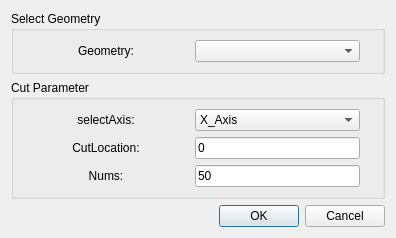
<?xml version="1.0" encoding="UTF-8"?>
<ui version="4.0">
 <class>DialogHullCut</class>
 <widget class="QDialog" name="DialogHullCut">
  <property name="geometry">
   <rect>
    <x>0</x>
    <y>0</y>
    <width>396</width>
    <height>219</height>
   </rect>
  </property>
  <property name="windowTitle">
   <string>HullCutDialog</string>
  </property>
  <layout class="QGridLayout" name="gridLayout_3">
   <item row="0" column="0">
    <layout class="QVBoxLayout" name="verticalLayout">
     <item>
      <widget class="QGroupBox" name="groupBox">
       <property name="title">
        <string>Select Geometry</string>
       </property>
       <layout class="QGridLayout" name="gridLayout">
        <item row="0" column="0">
         <layout class="QHBoxLayout" name="horizontalLayout">
          <item>
           <widget class="QLabel" name="label">
            <property name="sizePolicy">
             <sizepolicy hsizetype="Preferred" vsizetype="Preferred">
              <horstretch>0</horstretch>
              <verstretch>0</verstretch>
             </sizepolicy>
            </property>
            <property name="text">
             <string>Geometry:</string>
            </property>
            <property name="alignment">
             <set>Qt::AlignCenter</set>
            </property>
           </widget>
          </item>
          <item>
           <widget class="QComboBox" name="comboBox">
            <property name="sizePolicy">
             <sizepolicy hsizetype="Preferred" vsizetype="Fixed">
              <horstretch>0</horstretch>
              <verstretch>0</verstretch>
             </sizepolicy>
            </property>
           </widget>
          </item>
          <item>
           <widget class="QLabel" name="label_8">
            <property name="sizePolicy">
             <sizepolicy hsizetype="Fixed" vsizetype="Preferred">
              <horstretch>0</horstretch>
              <verstretch>0</verstretch>
             </sizepolicy>
            </property>
            <property name="text">
             <string/>
            </property>
           </widget>
          </item>
         </layout>
        </item>
       </layout>
      </widget>
     </item>
     <item>
      <widget class="QGroupBox" name="groupBox_2">
       <property name="title">
        <string>Cut Parameter</string>
       </property>
       <layout class="QGridLayout" name="gridLayout_2">
        <item row="0" column="0">
         <layout class="QHBoxLayout" name="horizontalLayout_4">
          <item>
           <widget class="QLabel" name="label_4">
            <property name="text">
             <string>selectAxis:</string>
            </property>
            <property name="alignment">
             <set>Qt::AlignCenter</set>
            </property>
           </widget>
          </item>
          <item>
           <widget class="QComboBox" name="comboBox_2">
            <property name="sizePolicy">
             <sizepolicy hsizetype="Preferred" vsizetype="Fixed">
              <horstretch>0</horstretch>
              <verstretch>0</verstretch>
             </sizepolicy>
            </property>
            <item>
             <property name="text">
              <string>X_Axis</string>
             </property>
            </item>
            <item>
             <property name="text">
              <string>Y_Axis</string>
             </property>
            </item>
            <item>
             <property name="text">
              <string>Z_Axis</string>
             </property>
            </item>
           </widget>
          </item>
          <item>
           <widget class="QLabel" name="label_10">
            <property name="sizePolicy">
             <sizepolicy hsizetype="Fixed" vsizetype="Preferred">
              <horstretch>0</horstretch>
              <verstretch>0</verstretch>
             </sizepolicy>
            </property>
            <property name="text">
             <string/>
            </property>
           </widget>
          </item>
         </layout>
        </item>
        <item row="1" column="0">
         <layout class="QHBoxLayout" name="horizontalLayout_3">
          <item>
           <widget class="QLabel" name="label_3">
            <property name="text">
             <string>CutLocation:</string>
            </property>
            <property name="alignment">
             <set>Qt::AlignCenter</set>
            </property>
           </widget>
          </item>
          <item>
           <widget class="QLineEdit" name="lineEdit_2">
            <property name="sizePolicy">
             <sizepolicy hsizetype="Preferred" vsizetype="Fixed">
              <horstretch>0</horstretch>
              <verstretch>0</verstretch>
             </sizepolicy>
            </property>
            <property name="text">
             <string>0</string>
            </property>
           </widget>
          </item>
          <item>
           <widget class="QLabel" name="label_9">
            <property name="sizePolicy">
             <sizepolicy hsizetype="Fixed" vsizetype="Preferred">
              <horstretch>0</horstretch>
              <verstretch>0</verstretch>
             </sizepolicy>
            </property>
            <property name="text">
             <string/>
            </property>
           </widget>
          </item>
         </layout>
        </item>
        <item row="2" column="0">
         <layout class="QHBoxLayout" name="horizontalLayout_2">
          <item>
           <widget class="QLabel" name="label_2">
            <property name="layoutDirection">
             <enum>Qt::LeftToRight</enum>
            </property>
            <property name="text">
             <string>Nums:</string>
            </property>
            <property name="alignment">
             <set>Qt::AlignCenter</set>
            </property>
           </widget>
          </item>
          <item>
           <widget class="QLineEdit" name="lineEdit">
            <property name="sizePolicy">
             <sizepolicy hsizetype="Preferred" vsizetype="Fixed">
              <horstretch>0</horstretch>
              <verstretch>0</verstretch>
             </sizepolicy>
            </property>
            <property name="text">
             <string>50</string>
            </property>
           </widget>
          </item>
          <item>
           <widget class="QLabel" name="label_7">
            <property name="sizePolicy">
             <sizepolicy hsizetype="Fixed" vsizetype="Preferred">
              <horstretch>0</horstretch>
              <verstretch>0</verstretch>
             </sizepolicy>
            </property>
            <property name="text">
             <string/>
            </property>
           </widget>
          </item>
         </layout>
        </item>
       </layout>
      </widget>
     </item>
    </layout>
   </item>
   <item row="1" column="0">
    <widget class="QDialogButtonBox" name="buttonBox">
     <property name="orientation">
      <enum>Qt::Horizontal</enum>
     </property>
     <property name="standardButtons">
      <set>QDialogButtonBox::Cancel|QDialogButtonBox::Ok</set>
     </property>
    </widget>
   </item>
  </layout>
 </widget>
 <resources/>
 <connections>
  <connection>
   <sender>buttonBox</sender>
   <signal>accepted()</signal>
   <receiver>DialogHullCut</receiver>
   <slot>accept()</slot>
   <hints>
    <hint type="sourcelabel">
     <x>248</x>
     <y>254</y>
    </hint>
    <hint type="destinationlabel">
     <x>157</x>
     <y>274</y>
    </hint>
   </hints>
  </connection>
  <connection>
   <sender>buttonBox</sender>
   <signal>rejected()</signal>
   <receiver>DialogHullCut</receiver>
   <slot>reject()</slot>
   <hints>
    <hint type="sourcelabel">
     <x>316</x>
     <y>260</y>
    </hint>
    <hint type="destinationlabel">
     <x>286</x>
     <y>274</y>
    </hint>
   </hints>
  </connection>
 </connections>
</ui>
